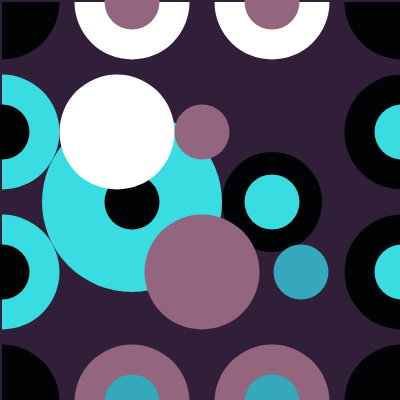
Frame 1 (no input)
Frame 60 (no input): identical to frame 1, image omitted
Frame 120 (the mouse pressed at the canvas centre since frame 60): identical to frame 1, image omitted

The p5.js sketch that drew this single still picture (run headless with seeded random() and noise() and a simulated clock; from frame 60 on, the mouse is pressed at the canvas centre):

// p5.js sketch
// ── sketch.js
function setup() {
  createCanvas(400, 400);
}

function draw() {

 background(49,30,56)

  
  push();
  translate(2,2);
  modulo(115,299,2,3,4,255,256,257,180,100);
  pop();
  
}
  function modulo(espacio1,espacio2, color1,color2,color3,color4,color5,color6, tamaño,tamaño2){
  
  
  
  
  fill(49,30,56);
  noStroke();
  square(0,0,400);

 fill(57,220,225);//cyan
  noStroke();
  circle(130, 200, tamaño);//tamaño1
 arc(0,130, 115, 115, HALF_PI+PI,HALF_PI );//MEDIO CIRCULO DERECHO
  arc(0,270, 115, 115, HALF_PI+PI,HALF_PI );

fill(color1,color2,color3);//color vino 
noStroke();
arc(400,0, 115, 115, HALF_PI, PI);
arc(0,0, 115, 115, PI+PI, HALF_PI);
arc(400,400, 115, 115, PI, HALF_PI+PI);
arc(0,400, 115, 115, HALF_PI+PI, TWO_PI);
circle(270, 200, tamaño2);//tamaño2
  arc(400,130, 115, 115, HALF_PI,HALF_PI+PI );//MEDIO CIRCULO IZQUIERDO
circle(130, 200, 55); 
circle(0, 130, 55); 
circle(0, 270, 55);  
  arc(400,270, 115, 115, HALF_PI,HALF_PI+PI );

  
 fill(57,220,225);//cyan
  noStroke();
  circle(400, 130, 55);
  circle(270, 200, 55);
  circle(400, 270, 55);
  
  

  
  
  
  fill(color4,color5,color6);//celeste
  noStroke();
  circle(espacio1, 130, 115);
   arc(270,0, 115, 115, TWO_PI, PI);//MEDIO CIRCULO SUPERIOR
  arc(130,0, 115, 115, TWO_PI, PI);
  
fill(148,101,126);//rosado
  noStroke();
  circle(200, 270, 115);
arc(130,400, 115, 115, PI, TWO_PI);//MEDIO CIRCULO INFERIOR
  arc(270,400, 115, 115, PI, TWO_PI);
  circle(200, 130, 55);
  circle(130, 0, 55);
  circle(270, 0, 55);

   fill(54,168,187);//celeste
  noStroke();
  circle(espacio2, 270, 55);
  circle(270, 400, 55);
  circle(130, 400, 55);
  



}
